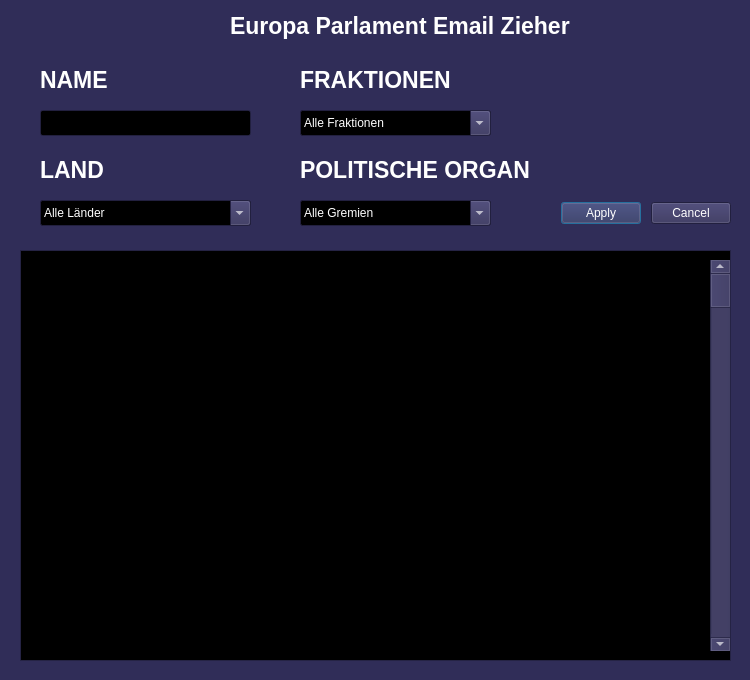
<?xml version="1.0" encoding="UTF-8"?>
<ui version="4.0">
 <class>DenZieher</class>
 <widget class="QDialog" name="DenZieher">
  <property name="geometry">
   <rect>
    <x>0</x>
    <y>0</y>
    <width>750</width>
    <height>680</height>
   </rect>
  </property>
  <property name="palette">
   <palette>
    <active>
     <colorrole role="WindowText">
      <brush brushstyle="SolidPattern">
       <color alpha="255">
        <red>255</red>
        <green>255</green>
        <blue>255</blue>
       </color>
      </brush>
     </colorrole>
     <colorrole role="Button">
      <brush brushstyle="SolidPattern">
       <color alpha="255">
        <red>48</red>
        <green>45</green>
        <blue>88</blue>
       </color>
      </brush>
     </colorrole>
     <colorrole role="Light">
      <brush brushstyle="SolidPattern">
       <color alpha="255">
        <red>72</red>
        <green>67</green>
        <blue>132</blue>
       </color>
      </brush>
     </colorrole>
     <colorrole role="Midlight">
      <brush brushstyle="SolidPattern">
       <color alpha="255">
        <red>60</red>
        <green>56</green>
        <blue>110</blue>
       </color>
      </brush>
     </colorrole>
     <colorrole role="Dark">
      <brush brushstyle="SolidPattern">
       <color alpha="255">
        <red>24</red>
        <green>22</green>
        <blue>44</blue>
       </color>
      </brush>
     </colorrole>
     <colorrole role="Mid">
      <brush brushstyle="SolidPattern">
       <color alpha="255">
        <red>32</red>
        <green>30</green>
        <blue>59</blue>
       </color>
      </brush>
     </colorrole>
     <colorrole role="Text">
      <brush brushstyle="SolidPattern">
       <color alpha="255">
        <red>255</red>
        <green>255</green>
        <blue>255</blue>
       </color>
      </brush>
     </colorrole>
     <colorrole role="BrightText">
      <brush brushstyle="SolidPattern">
       <color alpha="255">
        <red>255</red>
        <green>255</green>
        <blue>255</blue>
       </color>
      </brush>
     </colorrole>
     <colorrole role="ButtonText">
      <brush brushstyle="SolidPattern">
       <color alpha="255">
        <red>255</red>
        <green>255</green>
        <blue>255</blue>
       </color>
      </brush>
     </colorrole>
     <colorrole role="Base">
      <brush brushstyle="SolidPattern">
       <color alpha="255">
        <red>0</red>
        <green>0</green>
        <blue>0</blue>
       </color>
      </brush>
     </colorrole>
     <colorrole role="Window">
      <brush brushstyle="SolidPattern">
       <color alpha="255">
        <red>48</red>
        <green>45</green>
        <blue>88</blue>
       </color>
      </brush>
     </colorrole>
     <colorrole role="Shadow">
      <brush brushstyle="SolidPattern">
       <color alpha="255">
        <red>3</red>
        <green>0</green>
        <blue>8</blue>
       </color>
      </brush>
     </colorrole>
     <colorrole role="AlternateBase">
      <brush brushstyle="SolidPattern">
       <color alpha="255">
        <red>24</red>
        <green>22</green>
        <blue>44</blue>
       </color>
      </brush>
     </colorrole>
     <colorrole role="ToolTipBase">
      <brush brushstyle="SolidPattern">
       <color alpha="255">
        <red>255</red>
        <green>255</green>
        <blue>220</blue>
       </color>
      </brush>
     </colorrole>
     <colorrole role="ToolTipText">
      <brush brushstyle="SolidPattern">
       <color alpha="255">
        <red>32</red>
        <green>24</green>
        <blue>33</blue>
       </color>
      </brush>
     </colorrole>
     <colorrole role="PlaceholderText">
      <brush brushstyle="SolidPattern">
       <color alpha="127">
        <red>255</red>
        <green>255</green>
        <blue>255</blue>
       </color>
      </brush>
     </colorrole>
     <colorrole role="Accent">
      <brush brushstyle="SolidPattern">
       <color alpha="255">
        <red>10</red>
        <green>0</green>
        <blue>30</blue>
       </color>
      </brush>
     </colorrole>
    </active>
    <inactive>
     <colorrole role="WindowText">
      <brush brushstyle="SolidPattern">
       <color alpha="255">
        <red>255</red>
        <green>255</green>
        <blue>255</blue>
       </color>
      </brush>
     </colorrole>
     <colorrole role="Button">
      <brush brushstyle="SolidPattern">
       <color alpha="255">
        <red>48</red>
        <green>45</green>
        <blue>88</blue>
       </color>
      </brush>
     </colorrole>
     <colorrole role="Light">
      <brush brushstyle="SolidPattern">
       <color alpha="255">
        <red>72</red>
        <green>67</green>
        <blue>132</blue>
       </color>
      </brush>
     </colorrole>
     <colorrole role="Midlight">
      <brush brushstyle="SolidPattern">
       <color alpha="255">
        <red>60</red>
        <green>56</green>
        <blue>110</blue>
       </color>
      </brush>
     </colorrole>
     <colorrole role="Dark">
      <brush brushstyle="SolidPattern">
       <color alpha="255">
        <red>24</red>
        <green>22</green>
        <blue>44</blue>
       </color>
      </brush>
     </colorrole>
     <colorrole role="Mid">
      <brush brushstyle="SolidPattern">
       <color alpha="255">
        <red>32</red>
        <green>30</green>
        <blue>59</blue>
       </color>
      </brush>
     </colorrole>
     <colorrole role="Text">
      <brush brushstyle="SolidPattern">
       <color alpha="255">
        <red>255</red>
        <green>255</green>
        <blue>255</blue>
       </color>
      </brush>
     </colorrole>
     <colorrole role="BrightText">
      <brush brushstyle="SolidPattern">
       <color alpha="255">
        <red>255</red>
        <green>255</green>
        <blue>255</blue>
       </color>
      </brush>
     </colorrole>
     <colorrole role="ButtonText">
      <brush brushstyle="SolidPattern">
       <color alpha="255">
        <red>255</red>
        <green>255</green>
        <blue>255</blue>
       </color>
      </brush>
     </colorrole>
     <colorrole role="Base">
      <brush brushstyle="SolidPattern">
       <color alpha="255">
        <red>0</red>
        <green>0</green>
        <blue>0</blue>
       </color>
      </brush>
     </colorrole>
     <colorrole role="Window">
      <brush brushstyle="SolidPattern">
       <color alpha="255">
        <red>48</red>
        <green>45</green>
        <blue>88</blue>
       </color>
      </brush>
     </colorrole>
     <colorrole role="Shadow">
      <brush brushstyle="SolidPattern">
       <color alpha="255">
        <red>3</red>
        <green>0</green>
        <blue>8</blue>
       </color>
      </brush>
     </colorrole>
     <colorrole role="AlternateBase">
      <brush brushstyle="SolidPattern">
       <color alpha="255">
        <red>24</red>
        <green>22</green>
        <blue>44</blue>
       </color>
      </brush>
     </colorrole>
     <colorrole role="ToolTipBase">
      <brush brushstyle="SolidPattern">
       <color alpha="255">
        <red>255</red>
        <green>255</green>
        <blue>220</blue>
       </color>
      </brush>
     </colorrole>
     <colorrole role="ToolTipText">
      <brush brushstyle="SolidPattern">
       <color alpha="255">
        <red>32</red>
        <green>24</green>
        <blue>33</blue>
       </color>
      </brush>
     </colorrole>
     <colorrole role="PlaceholderText">
      <brush brushstyle="SolidPattern">
       <color alpha="127">
        <red>255</red>
        <green>255</green>
        <blue>255</blue>
       </color>
      </brush>
     </colorrole>
     <colorrole role="Accent">
      <brush brushstyle="SolidPattern">
       <color alpha="255">
        <red>10</red>
        <green>0</green>
        <blue>30</blue>
       </color>
      </brush>
     </colorrole>
    </inactive>
    <disabled>
     <colorrole role="WindowText">
      <brush brushstyle="SolidPattern">
       <color alpha="255">
        <red>24</red>
        <green>22</green>
        <blue>44</blue>
       </color>
      </brush>
     </colorrole>
     <colorrole role="Button">
      <brush brushstyle="SolidPattern">
       <color alpha="255">
        <red>48</red>
        <green>45</green>
        <blue>88</blue>
       </color>
      </brush>
     </colorrole>
     <colorrole role="Light">
      <brush brushstyle="SolidPattern">
       <color alpha="255">
        <red>72</red>
        <green>67</green>
        <blue>132</blue>
       </color>
      </brush>
     </colorrole>
     <colorrole role="Midlight">
      <brush brushstyle="SolidPattern">
       <color alpha="255">
        <red>60</red>
        <green>56</green>
        <blue>110</blue>
       </color>
      </brush>
     </colorrole>
     <colorrole role="Dark">
      <brush brushstyle="SolidPattern">
       <color alpha="255">
        <red>24</red>
        <green>22</green>
        <blue>44</blue>
       </color>
      </brush>
     </colorrole>
     <colorrole role="Mid">
      <brush brushstyle="SolidPattern">
       <color alpha="255">
        <red>32</red>
        <green>30</green>
        <blue>59</blue>
       </color>
      </brush>
     </colorrole>
     <colorrole role="Text">
      <brush brushstyle="SolidPattern">
       <color alpha="255">
        <red>24</red>
        <green>22</green>
        <blue>44</blue>
       </color>
      </brush>
     </colorrole>
     <colorrole role="BrightText">
      <brush brushstyle="SolidPattern">
       <color alpha="255">
        <red>255</red>
        <green>255</green>
        <blue>255</blue>
       </color>
      </brush>
     </colorrole>
     <colorrole role="ButtonText">
      <brush brushstyle="SolidPattern">
       <color alpha="255">
        <red>24</red>
        <green>22</green>
        <blue>44</blue>
       </color>
      </brush>
     </colorrole>
     <colorrole role="Base">
      <brush brushstyle="SolidPattern">
       <color alpha="255">
        <red>48</red>
        <green>45</green>
        <blue>88</blue>
       </color>
      </brush>
     </colorrole>
     <colorrole role="Window">
      <brush brushstyle="SolidPattern">
       <color alpha="255">
        <red>48</red>
        <green>45</green>
        <blue>88</blue>
       </color>
      </brush>
     </colorrole>
     <colorrole role="Shadow">
      <brush brushstyle="SolidPattern">
       <color alpha="255">
        <red>3</red>
        <green>0</green>
        <blue>8</blue>
       </color>
      </brush>
     </colorrole>
     <colorrole role="AlternateBase">
      <brush brushstyle="SolidPattern">
       <color alpha="255">
        <red>48</red>
        <green>45</green>
        <blue>88</blue>
       </color>
      </brush>
     </colorrole>
     <colorrole role="ToolTipBase">
      <brush brushstyle="SolidPattern">
       <color alpha="255">
        <red>255</red>
        <green>255</green>
        <blue>220</blue>
       </color>
      </brush>
     </colorrole>
     <colorrole role="ToolTipText">
      <brush brushstyle="SolidPattern">
       <color alpha="255">
        <red>32</red>
        <green>24</green>
        <blue>33</blue>
       </color>
      </brush>
     </colorrole>
     <colorrole role="PlaceholderText">
      <brush brushstyle="SolidPattern">
       <color alpha="127">
        <red>24</red>
        <green>22</green>
        <blue>44</blue>
       </color>
      </brush>
     </colorrole>
     <colorrole role="Accent">
      <brush brushstyle="SolidPattern">
       <color alpha="255">
        <red>10</red>
        <green>0</green>
        <blue>30</blue>
       </color>
      </brush>
     </colorrole>
    </disabled>
   </palette>
  </property>
  <property name="windowTitle">
   <string>Dialog</string>
  </property>
  <widget class="QComboBox" name="LandDropBox">
   <property name="geometry">
    <rect>
     <x>40</x>
     <y>200</y>
     <width>211</width>
     <height>26</height>
    </rect>
   </property>
   <property name="autoFillBackground">
    <bool>false</bool>
   </property>
   <property name="editable">
    <bool>true</bool>
   </property>
   <item>
    <property name="text">
     <string>Alle Länder</string>
    </property>
   </item>
   <item>
    <property name="text">
     <string>Belgien</string>
    </property>
   </item>
   <item>
    <property name="text">
     <string>Bulgarien</string>
    </property>
   </item>
   <item>
    <property name="text">
     <string>Deutschland</string>
    </property>
   </item>
   <item>
    <property name="text">
     <string>Dänemark</string>
    </property>
   </item>
   <item>
    <property name="text">
     <string>Estland</string>
    </property>
   </item>
   <item>
    <property name="text">
     <string>Frankreich</string>
    </property>
   </item>
   <item>
    <property name="text">
     <string>Griechenland</string>
    </property>
   </item>
   <item>
    <property name="text">
     <string>Irland</string>
    </property>
   </item>
   <item>
    <property name="text">
     <string>Finnland</string>
    </property>
   </item>
   <item>
    <property name="text">
     <string>Frankreich</string>
    </property>
   </item>
   <item>
    <property name="text">
     <string>Italien</string>
    </property>
   </item>
   <item>
    <property name="text">
     <string>Kroatien</string>
    </property>
   </item>
   <item>
    <property name="text">
     <string>Lettland</string>
    </property>
   </item>
   <item>
    <property name="text">
     <string>Litauen</string>
    </property>
   </item>
   <item>
    <property name="text">
     <string>Luxemburg</string>
    </property>
   </item>
   <item>
    <property name="text">
     <string>Malta</string>
    </property>
   </item>
   <item>
    <property name="text">
     <string>Niederlande</string>
    </property>
   </item>
   <item>
    <property name="text">
     <string>Österreich</string>
    </property>
   </item>
   <item>
    <property name="text">
     <string>Polen</string>
    </property>
   </item>
   <item>
    <property name="text">
     <string>Portugal</string>
    </property>
   </item>
   <item>
    <property name="text">
     <string>Rumänien</string>
    </property>
   </item>
   <item>
    <property name="text">
     <string>Schweden</string>
    </property>
   </item>
   <item>
    <property name="text">
     <string>Slowakei</string>
    </property>
   </item>
   <item>
    <property name="text">
     <string>Slowenien</string>
    </property>
   </item>
   <item>
    <property name="text">
     <string>Spanien</string>
    </property>
   </item>
   <item>
    <property name="text">
     <string>Tschechien</string>
    </property>
   </item>
   <item>
    <property name="text">
     <string>Ungarn</string>
    </property>
   </item>
   <item>
    <property name="text">
     <string>Zypern</string>
    </property>
   </item>
  </widget>
  <widget class="QLabel" name="LandLabel">
   <property name="geometry">
    <rect>
     <x>40</x>
     <y>160</y>
     <width>181</width>
     <height>20</height>
    </rect>
   </property>
   <property name="font">
    <font>
     <pointsize>17</pointsize>
     <bold>true</bold>
    </font>
   </property>
   <property name="text">
    <string>LAND</string>
   </property>
  </widget>
  <widget class="QLabel" name="NameLabel">
   <property name="geometry">
    <rect>
     <x>40</x>
     <y>70</y>
     <width>181</width>
     <height>20</height>
    </rect>
   </property>
   <property name="font">
    <font>
     <pointsize>17</pointsize>
     <bold>true</bold>
    </font>
   </property>
   <property name="text">
    <string>NAME</string>
   </property>
  </widget>
  <widget class="QLineEdit" name="NameInput">
   <property name="geometry">
    <rect>
     <x>40</x>
     <y>110</y>
     <width>211</width>
     <height>26</height>
    </rect>
   </property>
  </widget>
  <widget class="QFrame" name="OutputBox">
   <property name="geometry">
    <rect>
     <x>20</x>
     <y>250</y>
     <width>711</width>
     <height>411</height>
    </rect>
   </property>
   <property name="frameShape">
    <enum>QFrame::Shape::StyledPanel</enum>
   </property>
   <property name="frameShadow">
    <enum>QFrame::Shadow::Raised</enum>
   </property>
   <widget class="QTextBrowser" name="OutputTextBox">
    <property name="geometry">
     <rect>
      <x>0</x>
      <y>0</y>
      <width>711</width>
      <height>411</height>
     </rect>
    </property>
   </widget>
   <widget class="QScrollBar" name="OutputScroll">
    <property name="geometry">
     <rect>
      <x>690</x>
      <y>10</y>
      <width>20</width>
      <height>391</height>
     </rect>
    </property>
    <property name="orientation">
     <enum>Qt::Orientation::Vertical</enum>
    </property>
   </widget>
  </widget>
  <widget class="QLabel" name="TitleLabel">
   <property name="geometry">
    <rect>
     <x>230</x>
     <y>0</y>
     <width>341</width>
     <height>51</height>
    </rect>
   </property>
   <property name="font">
    <font>
     <pointsize>17</pointsize>
     <bold>true</bold>
    </font>
   </property>
   <property name="text">
    <string>Europa Parlament Email Zieher</string>
   </property>
  </widget>
  <widget class="QComboBox" name="FraktionDropBox">
   <property name="geometry">
    <rect>
     <x>300</x>
     <y>110</y>
     <width>191</width>
     <height>26</height>
    </rect>
   </property>
   <property name="editable">
    <bool>true</bool>
   </property>
   <item>
    <property name="text">
     <string>Alle Fraktionen</string>
    </property>
   </item>
   <item>
    <property name="text">
     <string>Fraktion der Europäischen Volkspartei (Christdemokraten)</string>
    </property>
   </item>
   <item>
    <property name="text">
     <string>Fraktion der Progressiven Allianz der Sozialdemokraten im Europäischen Parlament</string>
    </property>
   </item>
   <item>
    <property name="text">
     <string>Fraktion Patrioten Europa</string>
    </property>
   </item>
   <item>
    <property name="text">
     <string>Fraktion der Europäischen Konservativen und Reformer</string>
    </property>
   </item>
   <item>
    <property name="text">
     <string>Fraktion Renew Europe</string>
    </property>
   </item>
   <item>
    <property name="text">
     <string>Fraktion der Grünen / Freie Europäische Allianz</string>
    </property>
   </item>
   <item>
    <property name="text">
     <string>Fraktion Die Linke im Europäischen Parlament - GUE/NGL</string>
    </property>
   </item>
   <item>
    <property name="text">
     <string>Fraktion Europa der Souveränen Nationen</string>
    </property>
   </item>
   <item>
    <property name="text">
     <string>Fraktionslos</string>
    </property>
   </item>
  </widget>
  <widget class="QLabel" name="FraktionLabel">
   <property name="geometry">
    <rect>
     <x>300</x>
     <y>70</y>
     <width>181</width>
     <height>20</height>
    </rect>
   </property>
   <property name="font">
    <font>
     <pointsize>17</pointsize>
     <bold>true</bold>
    </font>
   </property>
   <property name="text">
    <string>FRAKTIONEN</string>
   </property>
  </widget>
  <widget class="QComboBox" name="OrganDropBox">
   <property name="geometry">
    <rect>
     <x>300</x>
     <y>200</y>
     <width>191</width>
     <height>26</height>
    </rect>
   </property>
   <property name="editable">
    <bool>true</bool>
   </property>
   <item>
    <property name="text">
     <string>Alle Gremien</string>
    </property>
   </item>
   <item>
    <property name="text">
     <string>Ausschüsse</string>
    </property>
   </item>
   <item>
    <property name="text">
     <string>Delegationen</string>
    </property>
   </item>
   <item>
    <property name="text">
     <string>Andere Organe</string>
    </property>
   </item>
  </widget>
  <widget class="QLabel" name="OrganLabel">
   <property name="geometry">
    <rect>
     <x>300</x>
     <y>160</y>
     <width>231</width>
     <height>20</height>
    </rect>
   </property>
   <property name="font">
    <font>
     <pointsize>17</pointsize>
     <bold>true</bold>
    </font>
   </property>
   <property name="text">
    <string>POLITISCHE ORGANE</string>
   </property>
  </widget>
  <widget class="QDialogButtonBox" name="Anwenden">
   <property name="geometry">
    <rect>
     <x>560</x>
     <y>200</y>
     <width>81</width>
     <height>26</height>
    </rect>
   </property>
   <property name="standardButtons">
    <set>QDialogButtonBox::StandardButton::Apply</set>
   </property>
  </widget>
  <widget class="QDialogButtonBox" name="Abbrechen">
   <property name="geometry">
    <rect>
     <x>650</x>
     <y>200</y>
     <width>81</width>
     <height>26</height>
    </rect>
   </property>
   <property name="standardButtons">
    <set>QDialogButtonBox::StandardButton::Cancel</set>
   </property>
   <property name="centerButtons">
    <bool>false</bool>
   </property>
  </widget>
 </widget>
 <resources/>
 <connections/>
</ui>
